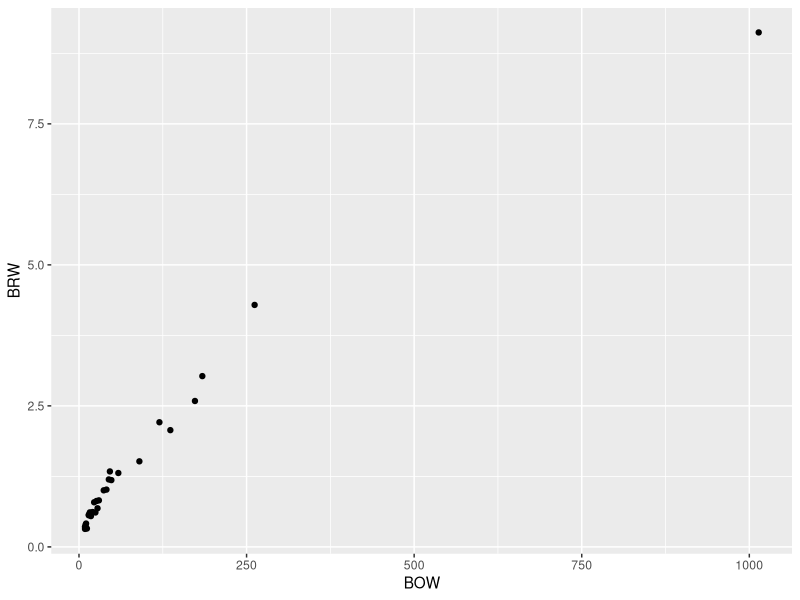
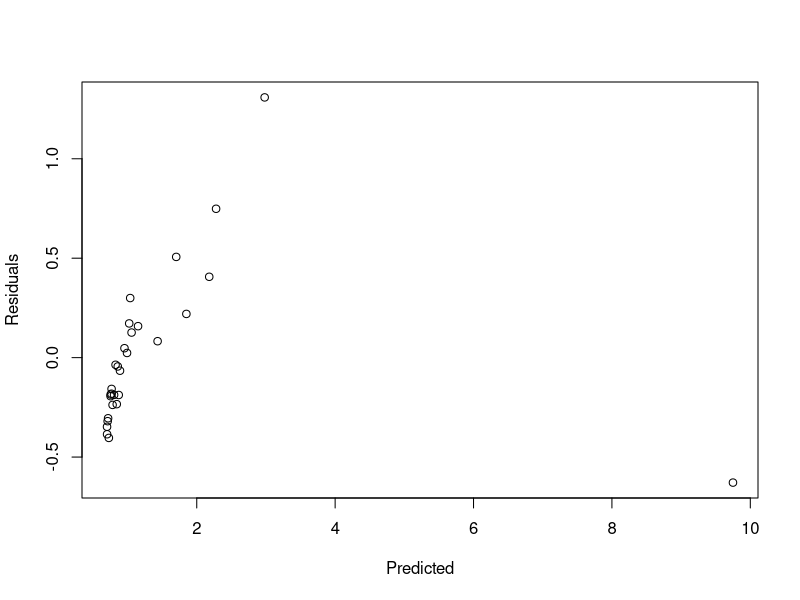
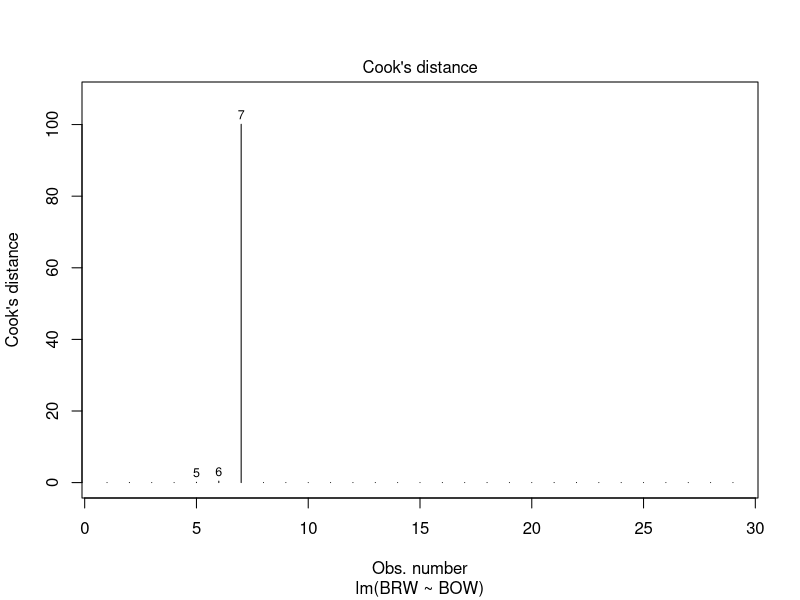
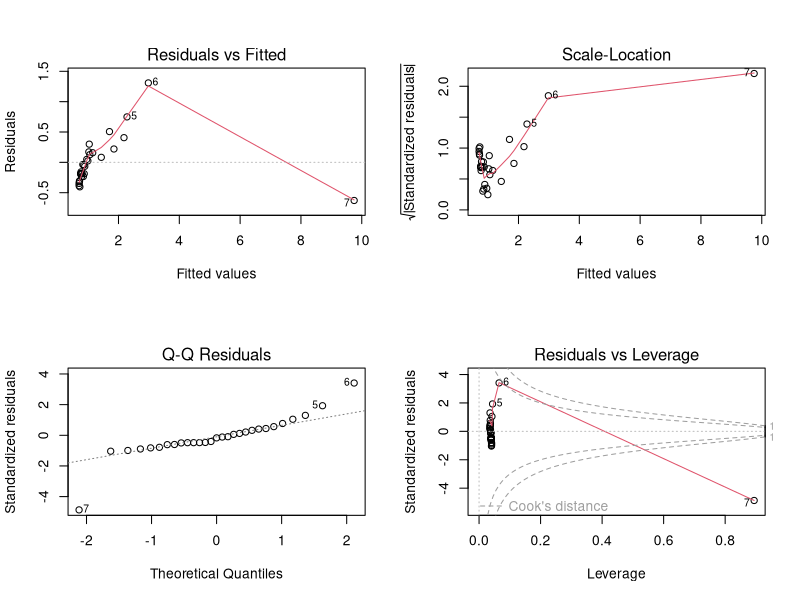
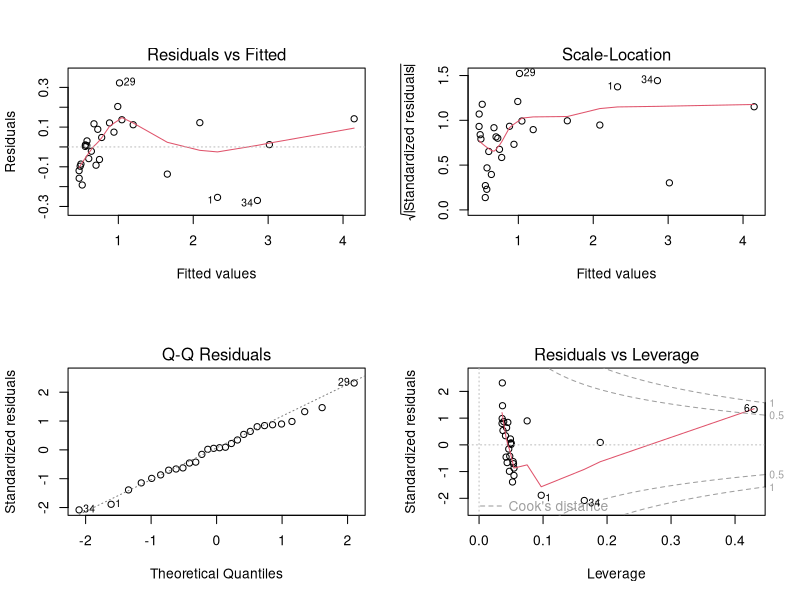
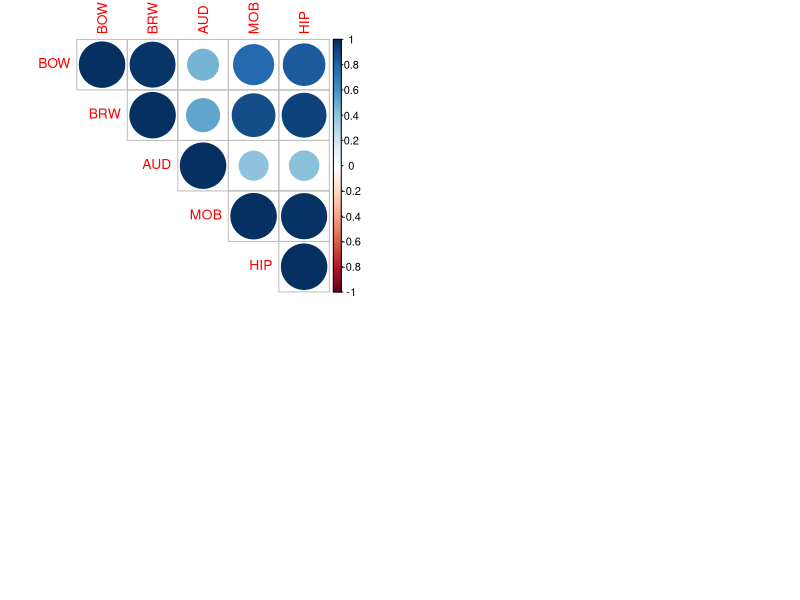

Generate these figures, in order, with R:
## ---- chunk 1
knitr::opts_chunk$set(echo = TRUE)
library(ggplot2)
library(tidyverse)
library(corrplot)
## ---- chunk 2
mydata <- read.csv("bats.csv", sep = ";", skip = 3, header =  T)
mydata$BRW <- mydata$BRW/1000
names(mydata)
## ---- chunk 3
phyto = mydata[(mydata$Diet==1),]
ggplot(data = phyto, aes(x = BOW, y = BRW)) + geom_point()
## ---- chunk 4
reg1 <- lm(BRW ~ BOW, data = phyto)
summary(reg1)
## ---- chunk 5
anova(reg1)
## ---- chunk 6
plot(reg1$fitted.values, reg1$residuals, xlab = "Predicted", ylab = "Residuals")
## ---- chunk 7
plot(reg1, 4)
## ---- chunk 8
which(phyto$BRW>8)
## ---- chunk 9
phytobis = phyto[which(phyto$BRW<8),]
## ---- chunk 10
reg2 = lm(BRW ~ BOW, data = phytobis)
summary(reg2)
## ---- chunk 11
par(mfcol = c(2, 2))
plot(reg1)
plot(reg2)
## ---- chunk 12
phytoNum <- phyto[, c(4:8)]
mat.cor = cor(phytoNum)
corrplot(mat.cor, type = "upper")
## ---- chunk 13
cor.test(phyto$BRW, phyto$HIP)
cor.test(phyto$BRW, phyto$MOB)
cor.test(phyto$BRW, phyto$AUD)

## ---- chunk 14
regm = lm(BRW ~ AUD + MOB + HIP, data = phytobis)
summary(regm)
